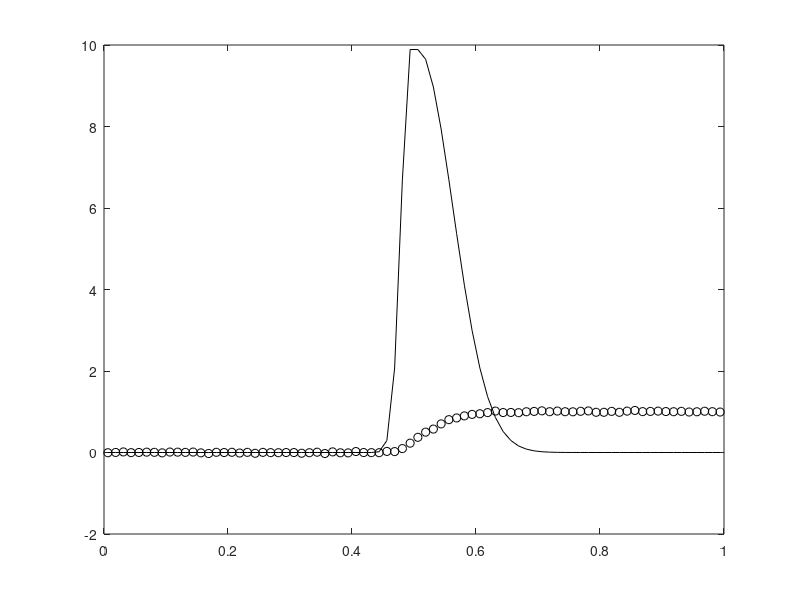

The MATLAB source for this figure: (Note: this script raises an error after producing the figure.)
clear all, close all
n       = 80; %%%input(' No. of grid points = ');
h       = 1/n;
t       = [h/2:h:1-h/2]';
% Create the left-half of the PSF
sig1    = .02; %%%input(' Kernel width sigma = ');
kernel1 = exp(-(t(1:40)-h/2).^2/sig1^2);
% Create the right-half of the PSF
sig2    = .08;
kernel2 = exp(-(t(1:40)-h/2).^2/sig2^2);
% Create the normalized PSF
PSF     = [flipud(kernel1);kernel2];
PSF     = PSF/sum(PSF)/h;
% Numerical discretization of intergral operator
A = tril(ones(n,n))*h;

% Set up true solution x_true and data b = A*x_true + error.
x_true = PSF;
Ax = A*x_true;
err_lev = 2; %%%input(' Percent error in data = ');
sigma = err_lev/100 * norm(Ax) / sqrt(n);
%randn('state',1)
eta =  sigma * randn(n,1);
b = Ax + eta;
figure(1), 
  plot(t,x_true,'k',t,b,'ko')
  %legend('true image','blurred, noisy data','Location','NorthWest')

% second derivative precision matrix for prior
  L = spdiags([-ones(n,1) 2*ones(n,1) -ones(n,1)],[-1 0 1],n,n);

% Compute GCV choice of alpha
  alpha = fminbnd(@(alpha) GCV_fn(alpha,A,L,b),0,1); 
  xalpha = (A'*A+alpha*L)\(A'*b);
  figure(2) 
    plot(t,x_true,'b',t,xalpha,'k','LineWidth',1)
    legend('true image','blurred, noisy data')
 
